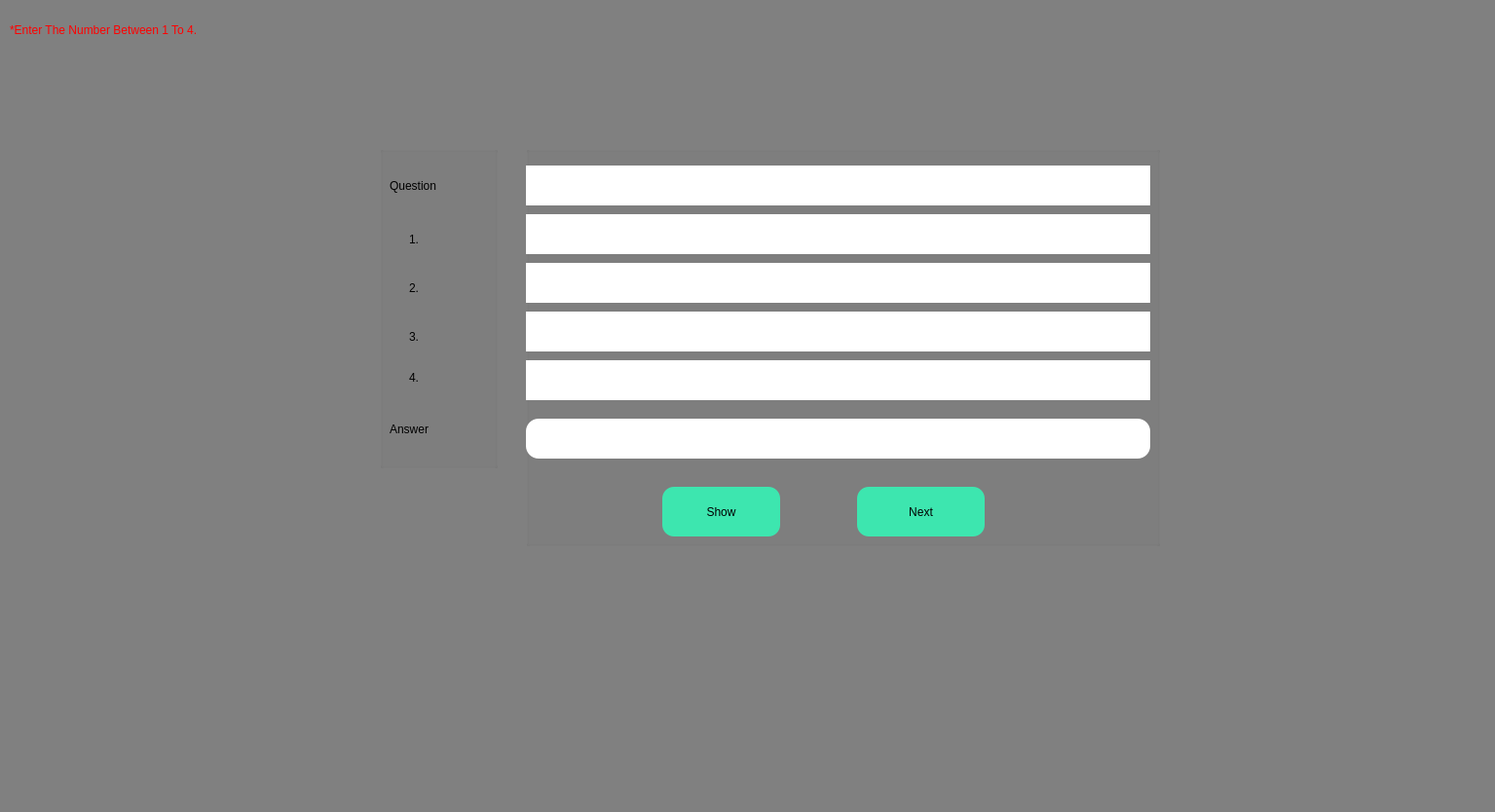
<?xml version="1.0" encoding="UTF-8"?>
<ui version="4.0">
 <class>Show_user_question</class>
 <widget class="QDialog" name="Show_user_question">
  <property name="geometry">
   <rect>
    <x>0</x>
    <y>0</y>
    <width>1535</width>
    <height>834</height>
   </rect>
  </property>
  <property name="windowTitle">
   <string>Dialog</string>
  </property>
  <property name="styleSheet">
   <string notr="true">QDialog{
background-color:grey;
}
QPushButton
{
	font: 75 14pt &quot;Cambria&quot;;
	background-color: #3de6af;
	color: #000000;
	border-style: solid;
	border-color: #000000;
	padding: 13px;
	border-radius:12px;

}


QPushButton::hover
{
	background-color: #3dffaf;
	color: #000000;
	border-style: solid;
	border-color: #000000;
	font-weight : bold;
	padding: 13px;

}


QPushButton::pressed
{
	background-color: #3dc8af;
	color: #000000;
	border-style: solid;
	border-color: #000000;
	font-weight : bold;
	padding: 13px;

}</string>
  </property>
  <widget class="QGroupBox" name="groupBox">
   <property name="geometry">
    <rect>
     <x>390</x>
     <y>150</y>
     <width>121</width>
     <height>331</height>
    </rect>
   </property>
   <property name="title">
    <string/>
   </property>
   <widget class="QLabel" name="Question">
    <property name="geometry">
     <rect>
      <x>10</x>
      <y>30</y>
      <width>101</width>
      <height>21</height>
     </rect>
    </property>
    <property name="styleSheet">
     <string notr="true">color:black
;
font: 75 14pt &quot;Cambria&quot;;</string>
    </property>
    <property name="text">
     <string>Question</string>
    </property>
   </widget>
   <widget class="QLabel" name="op1">
    <property name="geometry">
     <rect>
      <x>30</x>
      <y>80</y>
      <width>55</width>
      <height>31</height>
     </rect>
    </property>
    <property name="styleSheet">
     <string notr="true">color:black
;
font: 75 14pt &quot;Cambria&quot;;</string>
    </property>
    <property name="text">
     <string>1.</string>
    </property>
   </widget>
   <widget class="QLabel" name="op2">
    <property name="geometry">
     <rect>
      <x>30</x>
      <y>130</y>
      <width>55</width>
      <height>31</height>
     </rect>
    </property>
    <property name="styleSheet">
     <string notr="true">color:black
;
font: 75 14pt &quot;Cambria&quot;;</string>
    </property>
    <property name="text">
     <string>2.</string>
    </property>
   </widget>
   <widget class="QLabel" name="op3">
    <property name="geometry">
     <rect>
      <x>30</x>
      <y>180</y>
      <width>55</width>
      <height>31</height>
     </rect>
    </property>
    <property name="styleSheet">
     <string notr="true">color:black
;
font: 75 14pt &quot;Cambria&quot;;</string>
    </property>
    <property name="text">
     <string>3.</string>
    </property>
   </widget>
   <widget class="QLabel" name="op5">
    <property name="geometry">
     <rect>
      <x>30</x>
      <y>230</y>
      <width>55</width>
      <height>16</height>
     </rect>
    </property>
    <property name="styleSheet">
     <string notr="true">color:black
;
font: 75 14pt &quot;Cambria&quot;;</string>
    </property>
    <property name="text">
     <string>4.</string>
    </property>
   </widget>
   <widget class="QLabel" name="label">
    <property name="geometry">
     <rect>
      <x>10</x>
      <y>280</y>
      <width>81</width>
      <height>21</height>
     </rect>
    </property>
    <property name="styleSheet">
     <string notr="true">color:black
;
font: 75 14pt &quot;Cambria&quot;;</string>
    </property>
    <property name="text">
     <string>Answer</string>
    </property>
   </widget>
  </widget>
  <widget class="QGroupBox" name="groupBox_2">
   <property name="geometry">
    <rect>
     <x>540</x>
     <y>150</y>
     <width>651</width>
     <height>411</height>
    </rect>
   </property>
   <property name="title">
    <string/>
   </property>
   <widget class="QPushButton" name="pushButton">
    <property name="geometry">
     <rect>
      <x>140</x>
      <y>350</y>
      <width>121</width>
      <height>51</height>
     </rect>
    </property>
    <property name="text">
     <string>Show</string>
    </property>
   </widget>
   <widget class="QPlainTextEdit" name="Question_2">
    <property name="geometry">
     <rect>
      <x>0</x>
      <y>20</y>
      <width>641</width>
      <height>41</height>
     </rect>
    </property>
    <property name="styleSheet">
     <string notr="true">font: 14pt &quot;Calibri&quot;;
color:black;
border-radius:13px;</string>
    </property>
   </widget>
   <widget class="QPushButton" name="pushButton_2">
    <property name="geometry">
     <rect>
      <x>340</x>
      <y>350</y>
      <width>131</width>
      <height>51</height>
     </rect>
    </property>
    <property name="text">
     <string>Next</string>
    </property>
   </widget>
   <widget class="QPlainTextEdit" name="op1_2">
    <property name="geometry">
     <rect>
      <x>0</x>
      <y>70</y>
      <width>641</width>
      <height>41</height>
     </rect>
    </property>
    <property name="styleSheet">
     <string notr="true">font: 14pt &quot;Calibri&quot;;
color:black;
border-radius:13px;</string>
    </property>
   </widget>
   <widget class="QPlainTextEdit" name="op2_2">
    <property name="geometry">
     <rect>
      <x>0</x>
      <y>120</y>
      <width>641</width>
      <height>41</height>
     </rect>
    </property>
    <property name="styleSheet">
     <string notr="true">font: 14pt &quot;Calibri&quot;;
color:black;
border-radius:13px;</string>
    </property>
   </widget>
   <widget class="QPlainTextEdit" name="op3_2">
    <property name="geometry">
     <rect>
      <x>0</x>
      <y>170</y>
      <width>641</width>
      <height>41</height>
     </rect>
    </property>
    <property name="styleSheet">
     <string notr="true">font: 14pt &quot;Calibri&quot;;
color:black;
border-radius:13px;</string>
    </property>
   </widget>
   <widget class="QPlainTextEdit" name="op4">
    <property name="geometry">
     <rect>
      <x>0</x>
      <y>220</y>
      <width>641</width>
      <height>41</height>
     </rect>
    </property>
    <property name="styleSheet">
     <string notr="true">font: 14pt &quot;Calibri&quot;;
color:black;
border-radius:13px;</string>
    </property>
   </widget>
   <widget class="QLineEdit" name="lineEdit">
    <property name="geometry">
     <rect>
      <x>0</x>
      <y>280</y>
      <width>641</width>
      <height>41</height>
     </rect>
    </property>
    <property name="styleSheet">
     <string notr="true">font: 14pt &quot;Calibri&quot;;
color:black;
border-radius:13px;</string>
    </property>
   </widget>
  </widget>
  <widget class="QLabel" name="label_2">
   <property name="geometry">
    <rect>
     <x>10</x>
     <y>10</y>
     <width>261</width>
     <height>41</height>
    </rect>
   </property>
   <property name="styleSheet">
    <string notr="true">font: 10pt &quot;Calibri&quot;;
color:red;</string>
   </property>
   <property name="text">
    <string>*Enter The Number Between 1 To 4.</string>
   </property>
  </widget>
 </widget>
 <resources/>
 <connections/>
</ui>
